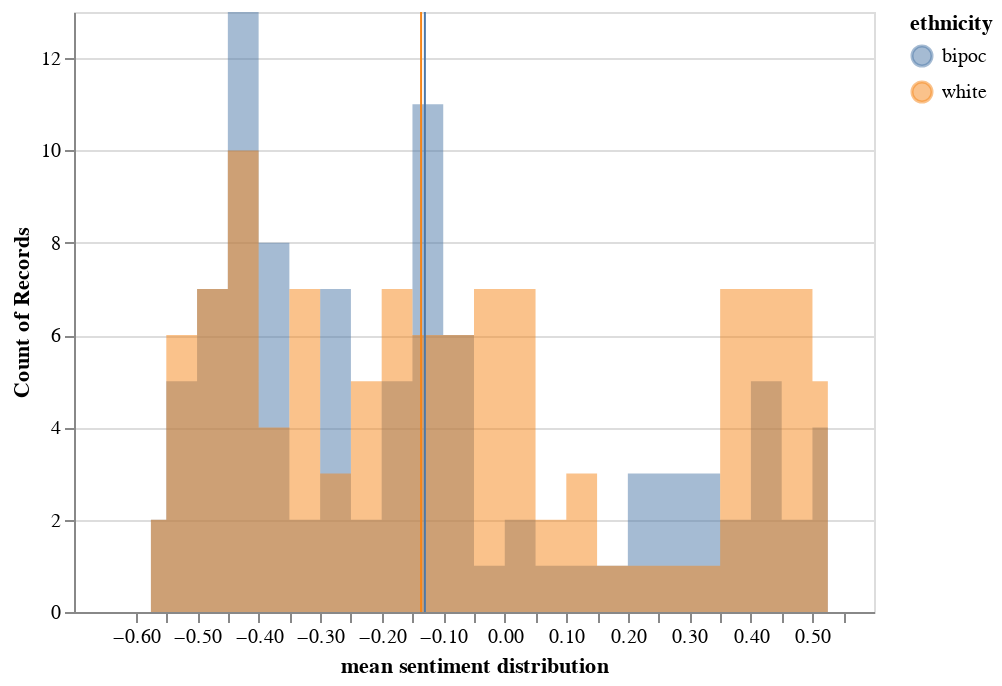

Notebook code cell kept with this figure:
### Markdown cell above
## Sentiment score by ethnicity

### Code cell
source = forced_grouped_score
hist_forced_ethnicity_com = alt.Chart(source).mark_area(
    opacity=0.5,
    interpolate='step'
).encode(
    alt.X('sentimentScore:Q', bin=alt.Bin(maxbins=30), title='mean sentiment distribution'),
    alt.Y('count()',  stack=None),
    alt.Color('ethnicity'))

rule = alt.Chart(source).mark_rule(color='red').encode(
    x=alt.X('sentimentScore:Q', aggregate='mean'),
    color=alt.Color('ethnicity'))

hist_forced_ethnicity_com = hist_forced_ethnicity_com + rule
hist_forced_ethnicity_com.display(renderer='svg')

### Figure 1 — Vega-Lite specification as saved in the notebook (floating-point values rounded to 4 significant figures; data arrays with more than 128 entries replaced by an {"elided": "..."} marker saying what was removed)
{"config": {"view": {"continuousWidth": 400, "continuousHeight": 300}}, "layer": [{"mark": {"type": "area", "interpolate": "step", "opacity": 0.5}, "encoding": {"color": {"type": "nominal", "field": "ethnicity"}, "x": {"type": "quantitative", "bin": {"maxbins": 30}, "field": "sentimentScore", "title": "mean sentiment distribution"}, "y": {"type": "quantitative", "aggregate": "count", "stack": null}}}, {"mark": {"type": "rule", "color": "red"}, "encoding": {"color": {"type": "nominal", "field": "ethnicity"}, "x": {"type": "quantitative", "aggregate": "mean", "field": "sentimentScore"}}}], "data": {"name": "data-2cdef12b204e127fe9f1535a8ca80411"}, "$schema": "https://vega.github.io/schema/vega-lite/v4.8.1.json", "datasets": {"data-2cdef12b204e127fe9f1535a8ca80411": {"elided": "192 records"}}}
